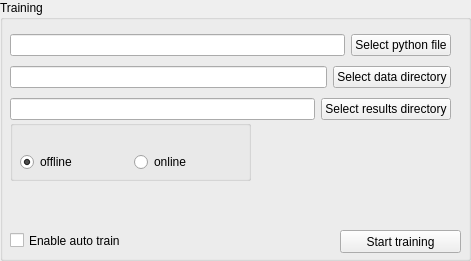
     <widget class="QGroupBox" name="groupBox_training">
      <property name="geometry">
       <rect>
        <x>10</x>
        <y>460</y>
        <width>471</width>
        <height>261</height>
       </rect>
      </property>
      <property name="title">
       <string>Training</string>
      </property>
      <widget class="QPushButton" name="pushButton_train">
       <property name="geometry">
        <rect>
         <x>340</x>
         <y>230</y>
         <width>121</width>
         <height>23</height>
        </rect>
       </property>
       <property name="text">
        <string>Start training</string>
       </property>
      </widget>
      <widget class="QGroupBox" name="groupBox_learn_type">
       <property name="geometry">
        <rect>
         <x>10</x>
         <y>120</y>
         <width>241</width>
         <height>61</height>
        </rect>
       </property>
       <property name="title">
        <string/>
       </property>
       <widget class="QWidget" name="layoutWidget">
        <property name="geometry">
         <rect>
          <x>10</x>
          <y>30</y>
          <width>221</width>
          <height>25</height>
         </rect>
        </property>
        <layout class="QHBoxLayout" name="horizontalLayout_616">
         <item>
          <widget class="QRadioButton" name="radioButton_offline_learning">
           <property name="text">
            <string>offline</string>
           </property>
           <property name="checked">
            <bool>true</bool>
           </property>
          </widget>
         </item>
         <item>
          <widget class="QRadioButton" name="radioButton_online_learning">
           <property name="text">
            <string>online</string>
           </property>
          </widget>
         </item>
        </layout>
       </widget>
      </widget>
      <widget class="QWidget" name="layoutWidget">
       <property name="geometry">
        <rect>
         <x>10</x>
         <y>30</y>
         <width>441</width>
         <height>95</height>
        </rect>
       </property>
       <layout class="QVBoxLayout" name="verticalLayout_117">
        <item>
         <layout class="QHBoxLayout" name="horizontalLayout_60">
          <item>
           <widget class="QLineEdit" name="lineEdit_py_train_file"/>
          </item>
          <item>
           <widget class="QPushButton" name="pushButton_py_train_file">
            <property name="text">
             <string>Select python file</string>
            </property>
           </widget>
          </item>
         </layout>
        </item>
        <item>
         <layout class="QHBoxLayout" name="horizontalLayout_61">
          <item>
           <widget class="QLineEdit" name="lineEdit_train_data"/>
          </item>
          <item>
           <widget class="QPushButton" name="pushButton_train_data">
            <property name="text">
             <string>Select data directory</string>
            </property>
           </widget>
          </item>
         </layout>
        </item>
        <item>
         <layout class="QHBoxLayout" name="horizontalLayout_62">
          <item>
           <widget class="QLineEdit" name="lineEdit_models"/>
          </item>
          <item>
           <widget class="QPushButton" name="pushButton_res_train">
            <property name="text">
             <string>Select results directory</string>
            </property>
           </widget>
          </item>
         </layout>
        </item>
       </layout>
      </widget>
      <widget class="QCheckBox" name="checkBox_enable_auto_train">
       <property name="geometry">
        <rect>
         <x>10</x>
         <y>230</y>
         <width>131</width>
         <height>21</height>
        </rect>
       </property>
       <property name="text">
        <string>Enable auto train</string>
       </property>
       <property name="checked">
        <bool>false</bool>
       </property>
      </widget>
     </widget>
